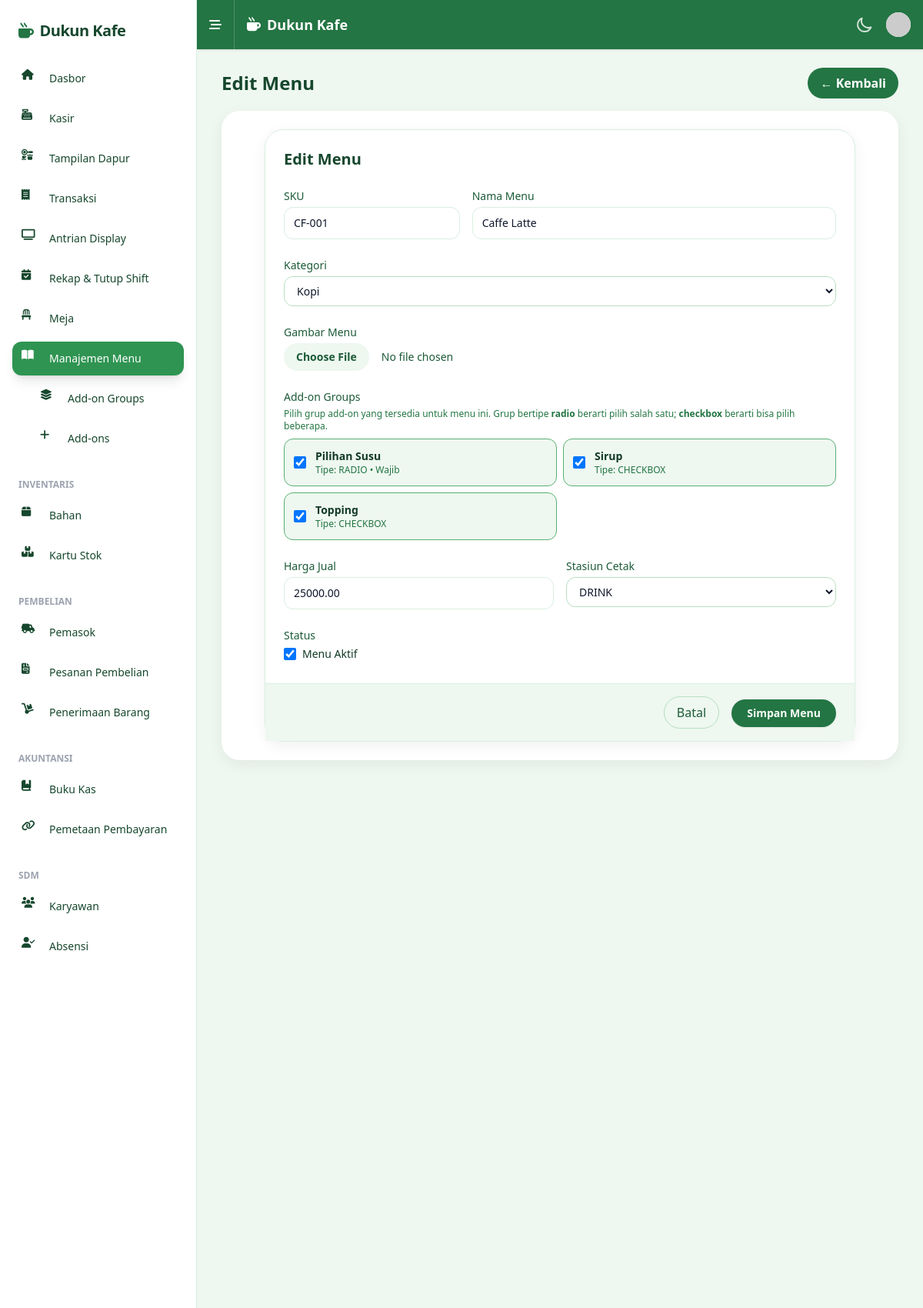
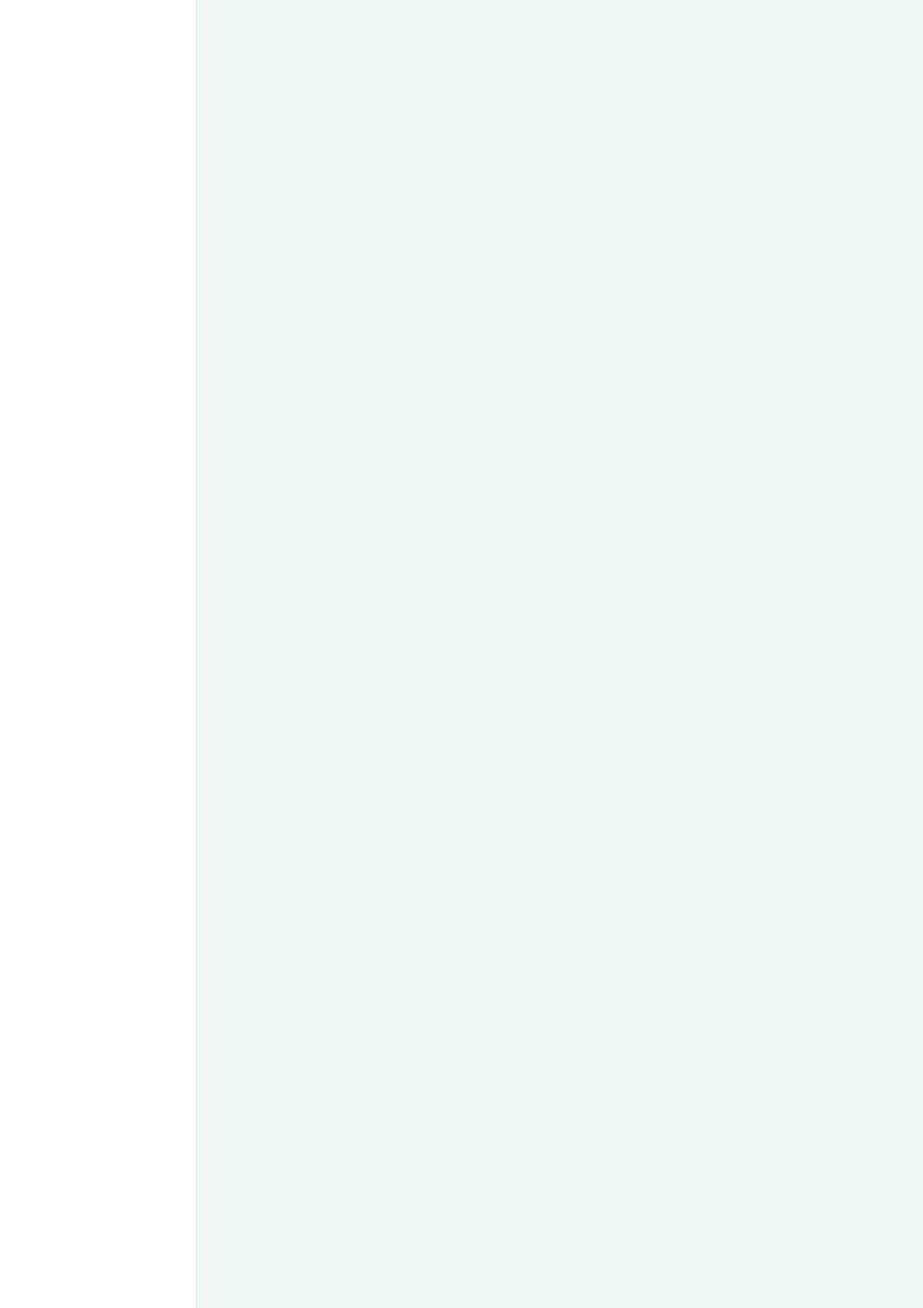
Page /public/index.php?page=menus&action=edit&id=1 (signed in, upper part) on the committed database (2 pictures, top to bottom).
### tables this page shows
CREATE TABLE `menus` (
  `id` int(11) NOT NULL AUTO_INCREMENT,
  `sku` varchar(50) NOT NULL,
  `name` varchar(100) NOT NULL,
  `category_id` int(11) NOT NULL,
  `price` decimal(15,2) NOT NULL,
  `is_active` tinyint(1) NOT NULL DEFAULT 1,
  `print_station` enum('HOT','GRILL','DRINK','PASTRY') NOT NULL,
  `image_url` varchar(255) DEFAULT NULL,
  PRIMARY KEY (`id`),
  UNIQUE KEY `sku` (`sku`),
  KEY `category_id` (`category_id`),
  CONSTRAINT `menus_ibfk_1` FOREIGN KEY (`category_id`) REFERENCES `categories` (`id`)
);

CREATE TABLE `categories` (
  `id` int(11) NOT NULL AUTO_INCREMENT,
  `name` varchar(100) NOT NULL,
  `parent_id` int(11) DEFAULT NULL,
  PRIMARY KEY (`id`)
);

CREATE TABLE `addon_groups` (
  `id` int(11) NOT NULL AUTO_INCREMENT,
  `name` varchar(100) NOT NULL,
  `type` enum('radio','checkbox') NOT NULL DEFAULT 'checkbox',
  `required` tinyint(1) NOT NULL DEFAULT 0,
  PRIMARY KEY (`id`)
);

### templates/pages/menus.php (called while the page is built, shortened)
<?php
$pdo = get_pdo($config);
$action = $_GET['action'] ?? 'list';
$menu_id = $_GET['id'] ?? null;
switch ($action) {
    case 'edit':
        $title = 'Edit Menu';
        $stmt = $pdo->prepare("SELECT * FROM menus WHERE id = ?");
        $stmt->execute([$menu_id]);
        $menu = $stmt->fetch();
        $categories = $pdo->query("SELECT * FROM categories ORDER BY name")->fetchAll();
        try { $addon_groups = $pdo->query("SELECT id, name, type, required FROM addon_groups ORDER BY name")->fetchAll(); } catch (Exception $e) { $addon_groups = []; }
        if ($menu) {
            try {
                $mg = $pdo->prepare('SELECT addon_group_id FROM menu_addon_groups WHERE menu_id = ?');
                $mg->execute([$menu['id']]);
                $selected_addon_group_ids = array_map('intval', $mg->fetchAll(PDO::FETCH_COLUMN));
            } catch (Exception $e) { $selected_addon_group_ids = []; }
        }
        break;
}
require __DIR__ . '/../layout.php';

### templates/pages/menu_form.view.php (the view, shortened to what this page needs)
<div class="max-w-3xl mx-auto">
    <form action="<?= base_url('menus?action=save') ?>" method="POST" enctype="multipart/form-data">
        <div class="bg-white rounded-xxl shadow-card border border-brand-100">
            <div class="px-6 py-6">
                <h3 class="text-xl font-extrabold text-brand-800"><?= $title ?></h3>
                <div class="mt-6 grid grid-cols-1 gap-y-6 gap-x-4 sm:grid-cols-6">
                    <div class="sm:col-span-2">
                        <label for="sku" class="block text-sm font-medium text-brand-700">SKU</label>
                        <input type="text" name="sku" id="sku" value="<?= htmlspecialchars($menu['sku'] ?? '') ?>" required class="mt-1 block w-full border border-brand-200 rounded-xl py-2.5 px-3 sm:text-sm">
                    </div>
                    <div class="sm:col-span-4">
                        <label for="name" class="block text-sm font-medium text-brand-700">Nama Menu</label>
                        <input type="text" name="name" id="name" value="<?= htmlspecialchars($menu['name'] ?? '') ?>" required class="mt-1 block w-full border border-brand-200 rounded-xl py-2.5 px-3 sm:text-sm">
                    </div>
                    <div class="sm:col-span-6">
                        <label for="category_id" class="block text-sm font-medium text-brand-700">Kategori</label>
                        <select id="category_id" name="category_id" required class="mt-1 block w-full pl-3 pr-10 py-2 text-base border border-brand-200 focus:outline-none focus:ring-brand-500 focus:border-brand-500 sm:text-sm rounded-xl">
                            <?php foreach ($categories as $category): ?>
                                <option value="<?= $category['id'] ?>" <?= (($menu['category_id'] ?? '') == $category['id']) ? 'selected' : '' ?>><?= htmlspecialchars($category['name']) ?></option>
                            <?php endforeach; ?>
                        </select>
                    </div>
                    <div class="sm:col-span-6">
                        <label class="block text-sm font-medium text-brand-700">Gambar Menu</label>
                        <div class="mt-1 flex items-center gap-4">
                            <input type="file" name="image_file" accept="image/*" class="block w-full text-sm text-brand-700 file:mr-4 file:py-2 file:px-4 file:rounded-full file:border-0 file:text-sm file:font-semibold file:bg-brand-50 file:text-brand-700 hover:file:bg-brand-100">
                        </div>
                    </div>
                    <?php if (!empty($addon_groups)) : ?>
                    <div class="sm:col-span-6">
                        <label class="block text-sm font-medium text-brand-700 mb-1">Add-on Groups</label>
                        <p class="text-xs text-brand-600 mb-2">Pilih grup add-on yang tersedia untuk menu ini. Grup bertipe <strong>radio</strong> berarti pilih salah satu; <strong>checkbox</strong> berarti bisa pilih beberapa.</p>
                        <div class="grid sm:grid-cols-2 gap-2">
                            <?php foreach ($addon_groups as $ag): $checked = in_array((int)$ag['id'], ($selected_addon_group_ids ?? [])); ?>
                                <label class="flex items-center gap-3 p-3 rounded-xl border <?= $checked ? 'border-brand-400 bg-brand-50' : 'border-brand-200' ?>">
                                    <input type="checkbox" name="addon_group_ids[]" value="<?= (int)$ag['id'] ?>" <?= $checked ? 'checked' : '' ?> class="h-4 w-4 text-brand-600">
                                    <div>
                                        <div class="text-sm font-semibold text-brand-900"><?= htmlspecialchars($ag['name']) ?></div>
                                        <div class="text-xs text-brand-600">
                                            Tipe: <?= htmlspecialchars(strtoupper($ag['type'])) ?><?= !empty($ag['required']) ? ' • Wajib' : '' ?>
                                        </div>
                                    </div>
                                </label>
                            <?php endforeach; ?>
                        </div>
                    </div>
                    <?php endif; ?>
                    <div class="sm:col-span-3">
                        <label for="price" class="block text-sm font-medium text-brand-700">Harga Jual</label>
                        <input type="number" name="price" id="price" value="<?= htmlspecialchars($menu['price'] ?? '0') ?>" step="0.01" required class="mt-1 block w-full border border-brand-200 rounded-xl py-2.5 px-3 sm:text-sm">
                    </div>
                    <div class="sm:col-span-3">
                        <label for="print_station" class="block text-sm font-medium text-brand-700">Stasiun Cetak</label>
                        <select id="print_station" name="print_station" required class="mt-1 block w-full pl-3 pr-10 py-2 text-base border border-brand-200 focus:outline-none focus:ring-brand-500 focus:border-brand-500 sm:text-sm rounded-xl">
                            <option <?= (($menu['print_station'] ?? '') === 'DRINK') ? 'selected' : '' ?>>DRINK</option>
                        </select>
                    </div>
                    <div class="sm:col-span-6">
                        <label class="block text-sm font-medium text-brand-700 mb-1">Status</label>
                        <label class="inline-flex items-center gap-2">
                            <input id="is_active" name="is_active" type="checkbox" value="1" class="h-4 w-4 text-brand-600 focus:ring-brand-500 border-brand-300 rounded" <?= (($menu['is_active'] ?? 1) == 1) ? 'checked' : '' ?>>
                            <span class="text-sm text-brand-900">Menu Aktif</span>
                        </label>
                    </div>
                </div>
            </div>
            <div class="px-6 py-4 bg-brand-50 border-t border-brand-100 text-right">
                <a href="<?= base_url('menus') ?>" class="mr-3 inline-flex items-center px-4 py-2 rounded-full border border-brand-200 text-brand-700 hover:bg-brand-50">Batal</a>
                <button type="submit" class="inline-flex justify-center py-2 px-5 shadow-sm text-sm font-semibold rounded-full text-white bg-brand-600 hover:bg-brand-700">
                    Simpan Menu
                </button>
            </div>
        </div>
    </form>
</div>

### templates/layout.php (style rules this page uses)
html, body { color: #0f172a; text-rendering: optimizeLegibility; -webkit-font-smoothing: antialiased; }
h1, h2, h3, h4 { color: #123a26; }
input[type="text"], input[type="number"], input[type="email"], input[type="password"], select, textarea { background-color: #ffffff; border: 1px solid #d9efe0; color: #0f172a; border-radius: 0.75rem; padding: 0.625rem 0.75rem; }

### rows in the picture
menus: sku "CF-001", name "Caffe Latte", category_id "Kopi", price "25000.00", print_station "DRINK", is_active "☑"
addon_groups: id "☑", name "Pilihan Susu", type "RADIO", required "• Wajib"
addon_groups: id "☑", name "Sirup", type "CHECKBOX"
addon_groups: id "☑", name "Topping", type "CHECKBOX"

### other values in the picture
$settings_sidebar['cafe_name'] "Dukun Kafe"
$settings_topbar['cafe_name'] "Dukun Kafe"
$title "Edit Menu"
